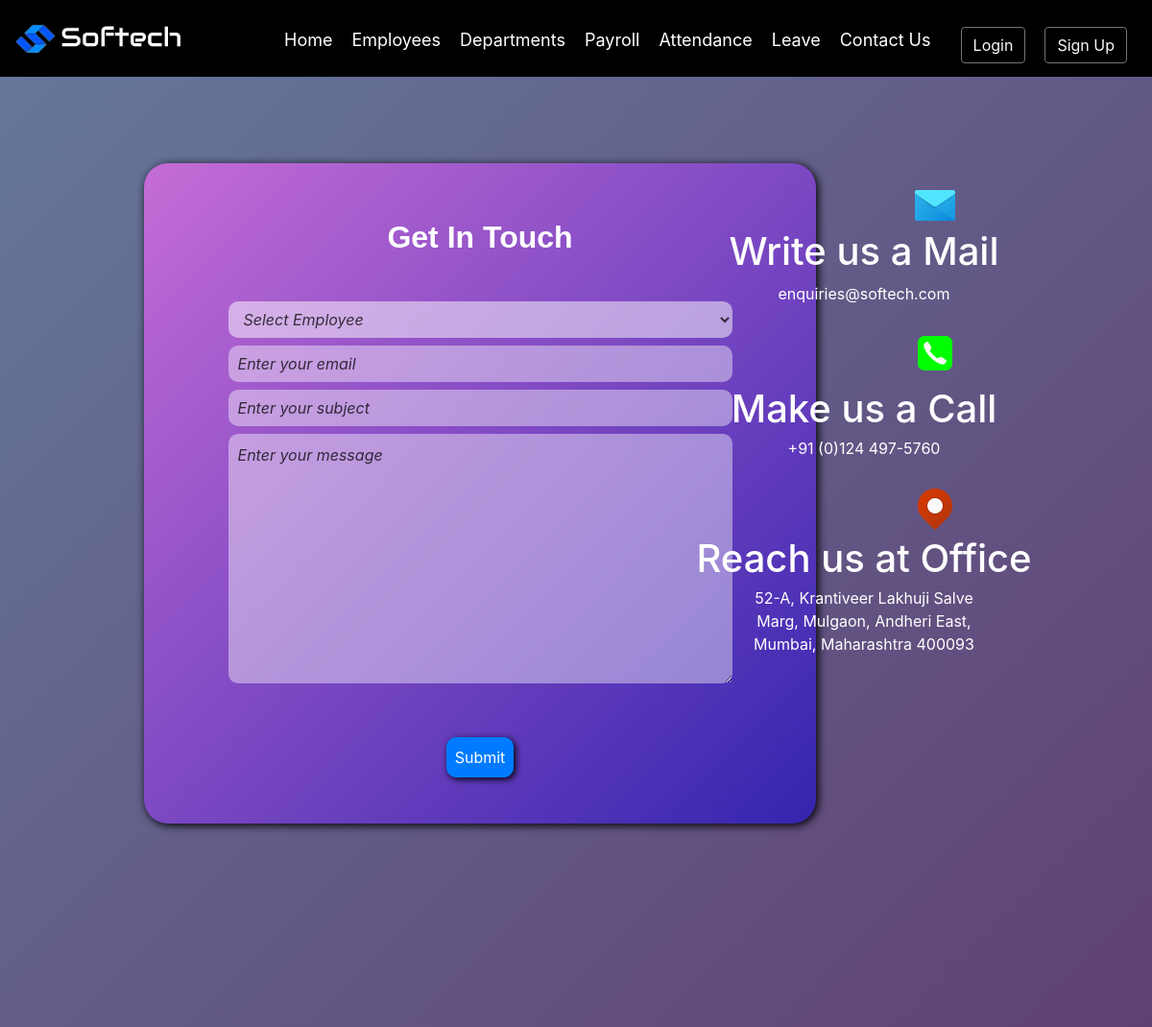
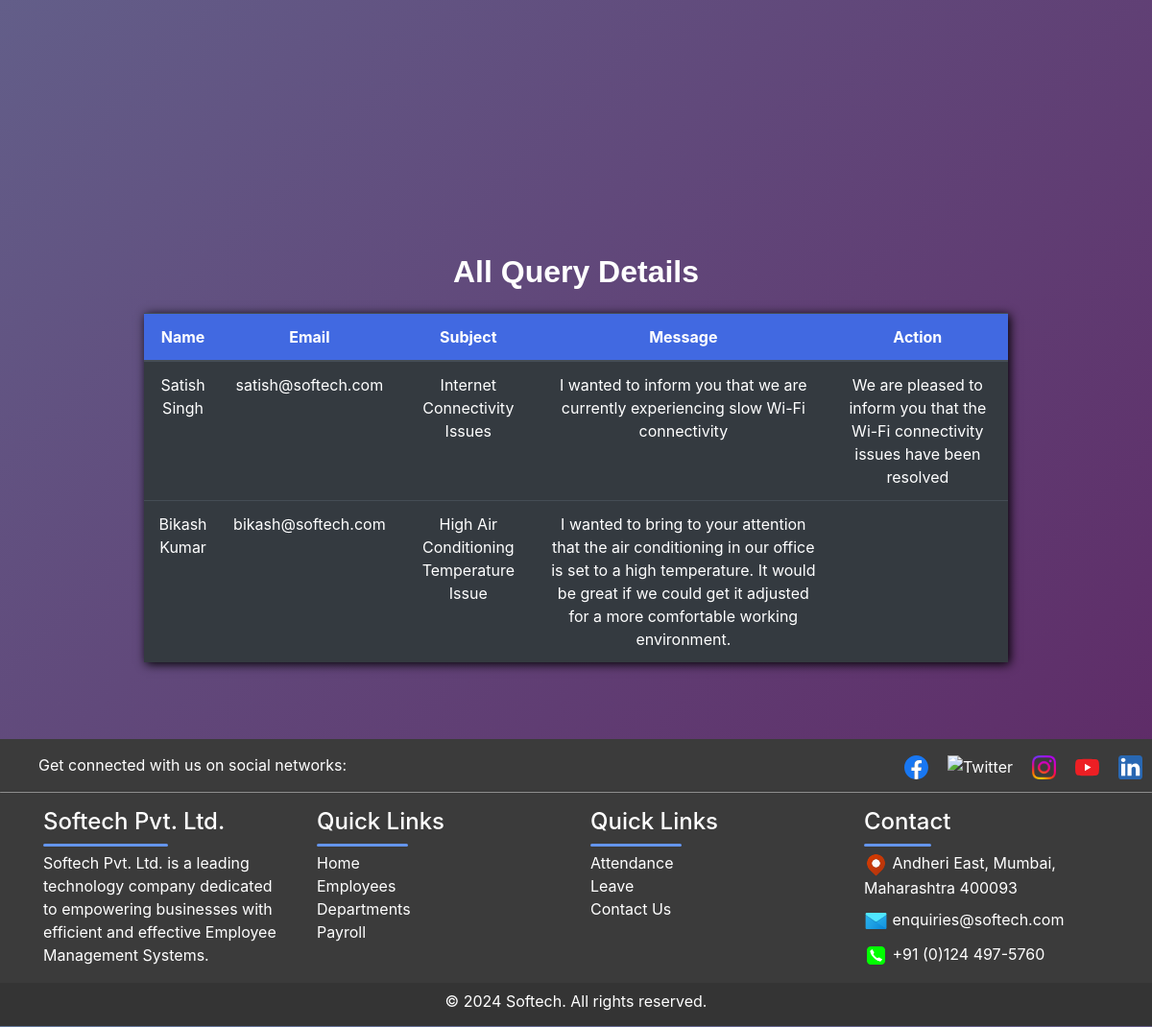
Screenshot of /contactus with the database file from the repository (2 pictures, top to bottom).
### app/models.py (models this page shows, shortened)
class Employees(models.Model):
      emp_id = models.CharField(max_length=10, primary_key=True)
      emp_name = models.CharField(max_length=100, null=True, blank=True)
      mobile_number = models.CharField(max_length=15, null=True, blank=True)
      email = models.EmailField(null=True, blank=True)
      address = models.TextField(null=True, blank=True)
      department_name = models.ForeignKey(Departments, null=True, blank=True, on_delete=models.CASCADE)
      role = models.CharField(max_length=100, null=True, blank=True)
      def __str__(self):
        return str(self.emp_name)

class Feedback(models.Model):
      emp_name = models.ForeignKey(Employees, null=True, blank=True, on_delete=models.CASCADE)
      email = models.EmailField(null=True, blank=True)
      subject = models.CharField(max_length=100,null=True,blank=True)
      message = models.TextField(null=True, blank=True)
      action =models.TextField(blank=True, null=True)

### app/views.py (the view, shortened to what this page needs)
# urls.py: path('contactus', views.feedback_page, name="contactus"),
def feedback_page(request):
    feedbacks=Feedback.objects.all()[0:10]
    form=FeedbackForm()
    context={'form':form,'feedback':feedbacks}
    return render(request, 'app/contactus.html', context)

### app/forms.py
class FeedbackForm(forms.ModelForm):
    emp_name = forms.ModelChoiceField(
        queryset=Employees.objects.all(),
        widget=forms.Select(attrs={
            'id': 'empName',
            'class': 'form-control mb-2 w-75 mx-auto'
        }),
        empty_label="Select Employee"
    )
    class Meta:
        model = Feedback
        fields = ['emp_name', 'email', 'subject', 'message']
        widgets = {
            'email': forms.EmailInput(attrs={
                'id': 'email',
                'type': 'email',
                'placeholder': 'Enter your email',
                'class': 'form-control mb-2 w-75 mx-auto'
            }),
            'subject': forms.TextInput(attrs={
                'id': 'subject',
                'type': 'text',
                'placeholder': 'Enter your subject',
                'class': 'form-control mb-2 w-75 mx-auto'
            }),
            'message': forms.Textarea(attrs={
                'id': 'message',
                'placeholder': 'Enter your message',
                'class': 'form-control mb-2 w-75 mx-auto'
            }),
        }

### app/templates/app/contactus.html (shortened to what this page needs)
{% extends "base_template/base.html" %}
{% load static %}
{% block content %}
      <section style="position: relative; z-index: 0;">
            <div style="position: relative; z-index: 1; width: 100%; height: 750px;">
               <form method="POST" class="bg-body py-5 h-70 text-center" id="contactbackground" style="position: absolute; z-index: 1; float: left;">
                  <h2 class="fs-3 fw-bold mb-5">Get In Touch</h2>
                  {{form.emp_name}}
                  {{form.email}}
                  {{form.subject}}
                  {{form.message}}
                  <div class="buttons w-75 mx-auto">
                     <div>
                        <div>
                           <button class="btn btn-primary mt-5 p-2 justify-content-center" type="submit" id="addBtn">Submit</button>
                        </div>
                     </div>
                  </div>
               </form>
               <div style="position: relative; z-index: 1;  width: 50%; height: 450px; float: right; margin: 110px 0;">
                  <img style="margin: 0 0 0 350px;" src="{% static 'images/mailicon.png' %}" alt="Mail">
                  <h1>Write us a Mail</h1>
                  <p style="text-align: center;">enquiries@softech.com</p>
                  <img style="margin: 10px 0 5px 350px;" src="{% static 'images/callicon.png' %}" alt="Call">
                  <h1 style="margin: 5px 0 5px 0;">Make us a Call</h1>
                  <p style="text-align: center;">+91 (0)124 497-5760</p>
                  <img style="margin: 10px 0 0 350px;" src="{% static 'images/locationicon.png' %}" alt="Location">
                  <h1 style="margin: 5px 0 5px 0;">Reach us at Office</h1>
                  <p style="text-align: center; padding: 0 170px;">52-A, Krantiveer Lakhuji Salve Marg, Mulgaon, Andheri East, Mumbai, Maharashtra 400093</p>
               </div>
            </div>
         </section>
        <div>
            <iframe src="https://www.google.com/maps/embed?pb=!1m18!1m12!1m3!1d241265.82399908986!2d72.57278107401028!3d19.117370700000002!2m3!1f0!2f0!3f0!3m2!1i1024!2i768!4f13.1!3m3!1m2!1s0x3be7c83adbfecef9%3A0xc215cea66080a605!2sSoftech%20Pvt.%20Ltd.!5e0!3m2!1sen!2sin!4v1713601535231!5m2!1sen!2sin" width="100%" height="450" style="border:0; margin: auto;" allowfullscreen="" loading="lazy"></iframe>
        </div>
         <div class="w-auto mx-auto">
            <h2 class="fs-3 fw-bold text-decoration-underline mb-2 mt-5">All Query Details</h2>
            <table class="table table-dark table-hover mt-4 mb-5 text-center w-75">
               <thead class="fw-bold">
                  <th>Name</th>
                  <th>Email</th>
                  <th>Subject</th>
                  <th>Message</th>
                  <th>Action</th>
               </thead>
               <tbody id="contactTable">
                  {% for f in feedback %}
                  <tr>
                     <td>{{f.emp_name}}</td>
                     <td>{{f.email}}</td>
                     <td>{{f.subject}}</td>
                     <td>{{f.message}}</td>
                     <td>{{f.action}}</td>
                  </tr>
                  {% endfor %}
               </tbody>
            </table>
         </div>
{% endblock content %}

### app/static/app/CSS_files/style.css (style rules this page uses)
body { background: linear-gradient(135deg, #647095 0%, #5e2563 100%); color: white !important; margin: 0 !important; padding: 0 !important; overflow-x: hidden; }
.bg-body { background-color: rebeccapurple !important; }
h2 { font-family: Helvetica; text-align: center; }
table thead { color: white; font-weight: bold; background-color: royalblue; margin: auto; padding: auto; }
table { margin: auto !important; box-shadow: 2px 2px 10px black; }
input, textarea { background-color: rgba(255, 255, 255, 0.416) !important; background-blend-mode: overlay !important; backdrop-filter: blur(5px) !important; color: white !important; border: none !important; border-radius: 10px !important; padding: 10px !important; transition: background-color 0.3s ease-in-out !important; }
::placeholder { color: rgba(0, 0, 0, 0.744) !important; font-style: italic; }
h2 { margin: 10px 0px !important; font-weight: bold !important; text-align: center !important; }
select { font-style: italic; background-color: rgba(255, 255, 255, 0.5) !important; backdrop-filter: blur(5px) !important; color: rgba(0, 0, 0, 0.744) !important; border: none !important; border-radius: 10px !important; transition: background-color 0.3s ease-in-out !important; }
button { margin: 20px 0; border-radius: 10px !important; transition: background-color 0.3s ease-in-out !important; box-shadow: 2px 2px 7px black; }
table tr td { color: white; }
@media screen and (min-width: 768px) { .table { width: 100% !important; } }
section { padding: 0 !important; }
#contactbackground { background: linear-gradient(135deg, #c56cd6 0%, #3425af 100%); border-radius: 25px; margin: 90px 150px; width: 700px; transition: transform 0.3s ease; box-shadow: 2px 2px 10px black; }
h1 { margin-top: 20px; text-align: center; font-weight: normal; }

### rows the page displays
Employees: emp_name "Select Employee"
Feedback: emp_name "Satish Singh", email "satish@softech.com", subject "Internet Connectivity Issues", message "I wanted to inform you that we are currently experiencing slow Wi-Fi connectivity", action "We are pleased to inform you that the Wi-Fi connectivity issues have been resolved"
Feedback: emp_name "Bikash Kumar", email "bikash@softech.com", subject "High Air Conditioning Temperature Issue", message "I wanted to bring to your attention that the air conditioning in our office is set to a high temperature. It would be great if we could get it adjusted for a more comfortable working environment."
